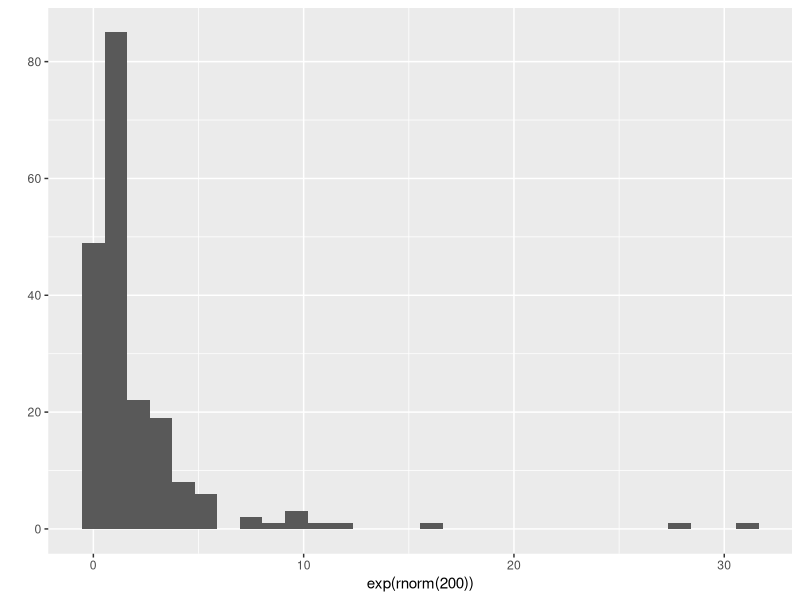

Generate this figure with R:
## ---- chunk 1
knitr::opts_chunk$set(echo = FALSE, cache=TRUE, messages=FALSE, warning=FALSE)
# Make sure you have the latest version of rmarkdown and bookdown
#devtools::install_github("rstudio/rmarkdown")
#devtools::install_github("rstudio/bookdown")
library(ggplot2)
## ---- chunk 2
qplot(exp(rnorm(200)))
